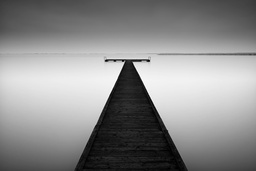
#> input picture image_segmentation/images/sol.jpg, 256 x 171 px, shrunk from 1200 x 801 before the run, found by its file name
$ python main.py
#> lines starting #> are read from the running program, lines starting #| are printed output that depends on the picture
from imageio import imread
import matplotlib.pyplot as plt
from sklearn.cluster import KMeans
import numpy as np
import pandas as pd


def kmeans_clustering(X):
    kmeans = KMeans(n_clusters=n_clusters)
    kmeans.fit(X)
    return kmeans.labels_


def estimate_initial_parameters(Y, n_states):
    print("KMeans clustering")
    data = image_to_dataset(Y)
    prediction = data.assign(value=kmeans_clustering(data[['value']].values))
    X = dataset_to_image(prediction, Y.shape)

    means = np.zeros(n_states)
    stds = np.zeros(n_states)

    for s in range(n_states):
        data_s = data[prediction.value == s]
        s_mean = data_s.value.mean()
        s_std = data_s.value.std()
        means[s] = s_mean
        stds[s] = s_std
    return X, means, stds


def image_to_dataset(X):
    x = np.arange(X.shape[0], dtype=int)
    y = np.arange(X.shape[1], dtype=int)
    yy, xx = np.meshgrid(y, x)
    data = pd.DataFrame({
        'c1': xx.reshape(-1),
        'c2': yy.reshape(-1),
        'value': X.reshape(-1)
    })
    return data


def dataset_to_image(data, shape):
    pred_img = np.zeros(shape)
    pred_img[data.c1.values, data.c2.values] = data.value.values
    return pred_img


img_path = "./sol.jpg"
image = imread(img_path, as_gray=True)
#> image is the input picture: shape (171, 256) float32; min 0, max 255, mean 140.3
Y = image/255#[20:-20, 20:300]/255

Y += np.random.normal(loc=0, scale=0.1, size=Y.shape)
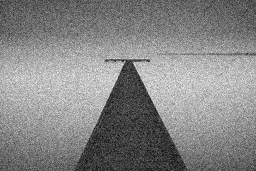
#> Y: shape (171, 256) float32; min -0.279, max 1.3, mean 0.55; drawn with min black and max white

plt.imshow(Y)
plt.title("Input image (Y) with noise")
plt.show()

n_clusters = 3
n_em_iterations = 10
n_map_iterations = 10

print("Initializing parameters")
X, means, stds = estimate_initial_parameters(Y, n_clusters)
#> in image_to_dataset, `data = pd.DataFrame({ 'c1': xx.reshape(-1), 'c2': yy.reshape(-1), 'val..`: data = table of 43776 rows and 3 columns
#> in estimate_initial_parameters, `X = dataset_to_image(prediction, Y.shape)`:
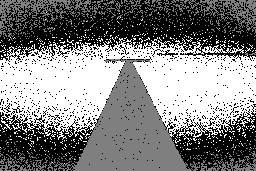
#> X: shape (171, 256) float64; min 0, max 2, mean 1.01; drawn with min black and max white
#> the loop in estimate_initial_parameters, `for s in range(n_states):` made 3 passes
#> (data_s, s_mean, s_std) on passes 1 to 3: (table of 16229 rows and 3 columns, 0.503, 0.0986), (table of 10714 rows and 3 columns, 0.158, 0.118), (table of 16833 rows and 3 columns, 0.845, 0.107)
#> after the loop in estimate_initial_parameters, `for s in range(n_states):`: means = [0.503, 0.158, 0.845]; stds = [0.0986, 0.118, 0.107]
#> means = [0.503, 0.158, 0.845]; stds = [0.0986, 0.118, 0.107]

plt.imshow(X)
plt.title("KMeans estimated states (X)")
plt.show()


print("Learning parameters")
X_current = X.copy()
means_current = means.copy()
#> means_current = [0.503, 0.158, 0.845]
stds_current = stds.copy()
#> stds_current = [0.0986, 0.118, 0.107]
sum_U = np.zeros(n_em_iterations)
for em_it in range(n_em_iterations):
    print("EM iteration {}".format(em_it))

    print("\tMAP estimation")
    sum_U_MAP = np.zeros(n_map_iterations)
    for map_it in range(n_map_iterations):
        print("\t\tMAP iteration {}".format(map_it))
        U_prior = np.zeros((n_clusters, *X.shape))
        U_conditional = np.zeros((n_clusters, *X.shape))

        for s in range(n_clusters):
            # updating the conditional energy function
            U_conditional[s, :, :] = ((Y - means[s])**2)/(2*stds[s]**2) + np.log2(stds[s])

            # updating the prior energy function
            for i in range(X.shape[0]):
                for j in range(X.shape[1]):
                    u_prior = 0
                    # get neighbor potentials
                    if i - 1 >= 0:
                        u_prior += int(X_current[i - 1, j] != s)/2
                    if i + 1 < X.shape[0]:
                        u_prior += int(X_current[i + 1, j] != s)/2
                    if j - 1 >= 0:
                        u_prior += int(X_current[i, j - 1] != s)/2
                    if j + 1 < X.shape[1]:
                        u_prior += int(X_current[i, j + 1] != s)/2
                    U_prior[s, i, j] = u_prior
        # aggregate energies
        U = U_prior + U_conditional
        # compute the new states
        X_current = np.argmin(U, axis=0)
        # compute the minimum energy of the new state
        min_U = np.min(U, axis=0)
        sum_U_MAP[map_it] = min_U.sum()

        if (map_it >= 3) and (sum_U_MAP[map_it - 2:map_it].std())/sum_U_MAP[map_it] < 0.0001:
            break
    # X_MAP = X_current.copy()
    sum_U[em_it] = min_U.sum()

    print("\tParameter estimation")
    P_s_y = np.zeros((n_clusters, *X_current.shape))
    for s in range(n_clusters):
        y_prob = 1/np.sqrt(2*np.pi*(stds_current[s]**2))*np.exp(-((Y - means_current[s])**2)/(2*stds_current[s]**2))
        U_s = np.zeros_like(X_current, dtype=float)
        for i in range(X_current.shape[0]):
            for j in range(X_current.shape[1]):
                u = 0
                if i - 1 >= 0:
                    u += int(X_current[i - 1, j] != s)/2
                if i + 1 < X.shape[0]:
                    u += int(X_current[i + 1, j] != s)/2
                if j - 1 >= 0:
                    u += int(X_current[i, j - 1] != s)/2
                if j + 1 < X.shape[1]:
                    u += int(X_current[i, j + 1] != s)/2
                U_s[i, j] = u
        P_s_y[s, :, :] = np.multiply(y_prob, np.exp(-U_s))
    P_y = P_s_y.sum(0)
    P_l_y = P_s_y/P_y

    for s in range(n_clusters):
        means_current[s] = np.multiply(P_l_y[s, :, :], Y).sum()/P_l_y[s, :, :].sum()
        stds_current[s] = np.sqrt(np.multiply(P_l_y[s, :, :], (Y - means_current[s])**2).sum()/P_l_y[s, :, :].sum())

    if (em_it >= 3) and (sum_U[em_it - 2:em_it].std()/sum_U[em_it] < 0.0001):
        break
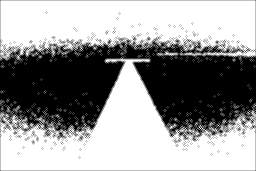
#> U_s: shape (171, 256) float64; min 0, max 2, mean 1.2; drawn with min black and max white
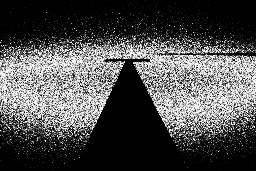
#> y_prob: shape (171, 256) float32; min 5.86e-20, max 3.42, mean 1.05; drawn with min black and max white
#> after the loop, means_current = [0.495, 0.165, 0.834]; stds_current = [0.113, 0.13, 0.117]; sum_U = [-105669.4, -105680.4, -105680.4, -105680.4, 0, 0, 0, 0, 0, 0]

plt.imshow(X_current)
plt.title("HMRF estimated states (X)")
plt.show()
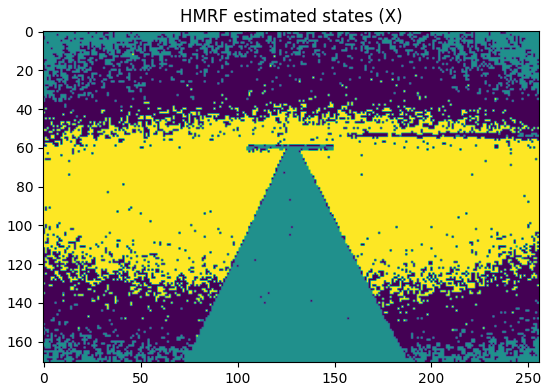
#> figure drawn by matplotlib, 1 panel
